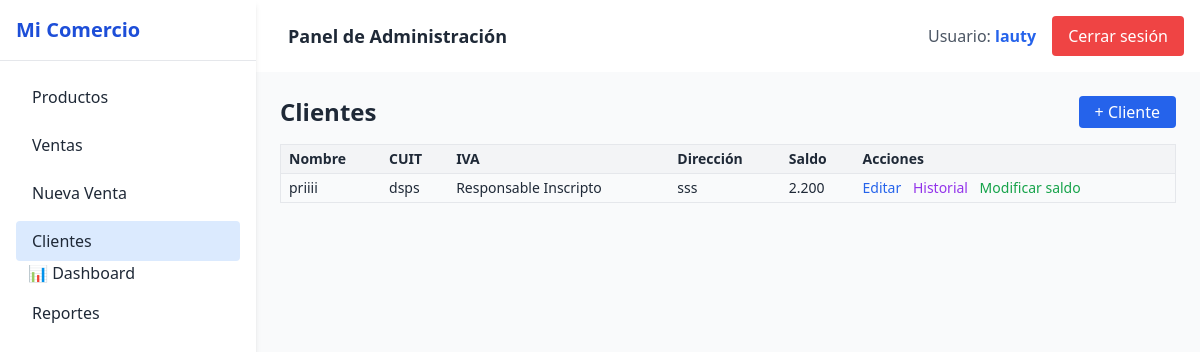
The page /ventas/lista_clientes/ (signed in) on the database its author committed.
### usuarios/models.py (models this page shows, shortened)
class Usuario(AbstractUser):
    empresa = models.ForeignKey(Empresa, on_delete=models.CASCADE, null=True, blank=True)

### ventas/models.py (models this page shows, shortened)
class Cliente(models.Model):
    nombre = models.CharField(max_length=100)
    cuit = models.CharField(max_length=20, blank=True, null=True)
    direccion = models.CharField(max_length=200, blank=True, null=True)
    saldo = models.DecimalField(default=0, max_digits=10, decimal_places=2)
    cuenta_corriente = models.BooleanField(default=True)
    condicion_iva = models.CharField(max_length=50, choices=[
        ('RI', 'Responsable Inscripto'),
        ('MT', 'Monotributista'),
        ('CF', 'Consumidor Final'),
        ('EX', 'Exento'),
    ], default='CF')
    empresa = models.ForeignKey(Empresa, on_delete=models.CASCADE)

### ventas/views.py (the view)
# urls.py: path('lista_clientes/', views.lista_clientes, name='lista_clientes'),
@login_required
def lista_clientes(request):
    clientes = Cliente.objects.filter(empresa=request.user.empresa)
    return render(request, 'ventas/lista_clientes.html', {'clientes': clientes})

### productos/templatetags/custom_filters.py (called while the page is built)
@register.filter
def formato_precio(value):
    if value is None:
        return ''
    try:
        value = float(value)
    except:
        return value
    if value.is_integer():
        return f"{int(value):,}".replace(",", ".")
    valor_str = f"{value}"
    entero, decimal = valor_str.split(".")
    entero = f"{int(entero):,}".replace(",", ".")
    decimal = decimal.rstrip("0")
    return f"{entero},{decimal}"

### ventas/templates/ventas/lista_clientes.html (shortened to what this page needs)
{% extends 'base.html' %}
{% load static %}
{% load custom_filters %}
{% block content %}
<div x-data="clienteData()" x-ref="mainScope" class="max-w-4xl mx-auto">
  <div class="flex justify-between items-center mb-4">
    <h2 class="text-2xl font-bold">Clientes</h2>
    <button @click="openModalNuevo = true" class="bg-blue-600 text-white px-4 py-1 rounded hover:bg-blue-700">+
      Cliente</button>
  </div>
  <table class="w-full table-auto text-sm border">
    <thead class="bg-gray-100 text-left">
      <tr>
        <th class="px-2 py-1">Nombre</th>
        <th class="px-2 py-1">CUIT</th>
        <th class="px-2 py-1">IVA</th>
        <th class="px-2 py-1">Dirección</th>
        <th class="px-2 py-1">Saldo</th>
        <th class="px-2 py-1">Acciones</th>
      </tr>
    </thead>
    <tbody id="clientes-body">
      {% for cliente in clientes %}
      <tr class="border-t" id="cliente-{{ cliente.id }}">
        <td class="px-2 py-1 nombre">{{ cliente.nombre }}</td>
        <td class="px-2 py-1 cuit">{{ cliente.cuit }}</td>
        <td class="px-2 py-1 iva">{{ cliente.get_condicion_iva_display }}</td>
        <td class="px-2 py-1 direccion">{{ cliente.direccion }}</td>
        <td class="px-2 py-1 saldo">{{ cliente.saldo|floatformat:0|formato_precio }}</td>
        <td class="px-2 py-1">
          <button class="text-blue-600 hover:underline" @click="
          clienteId = {{ cliente.id }};
          clienteNombre = '{{ cliente.nombre }}';
          clienteCUIT = '{{ cliente.cuit }}';
          clienteIVA = '{{ cliente.condicion_iva }}';
          clienteDireccion = '{{ cliente.direccion }}';
          openModal = true;
           ">
            Editar
          </button>
          <button @click="
           clienteId = {{ cliente.id }};
           clienteNombre = '{{ cliente.nombre }}';
           cargarHistorial(clienteId);
           openModalHistorial = true;
          " class="text-purple-600 hover:underline ml-2">
            Historial
          </button>
          <button @click="
          clienteId = {{ cliente.id }};
          clienteNombre = '{{ cliente.nombre }}';
          clienteSaldo = parseFloat(document.querySelector('#cliente-{{ cliente.id }} .saldo').textContent.replace('$','')) || 0;
          montoPago = clienteSaldo.toFixed(2);
          pagoTipo = 'total';
          // 👉 Forzamos mostrar el formato actualizado antes de abrir el modal
          document.getElementById('saldo-visible').textContent = clienteSaldo.toLocaleString('es-AR', { minimumFractionDigits: 0 });
          openModalSaldo = true" class="text-green-600 hover:underline ml-2">
            Modificar saldo
          </button>
        </td>
      </tr>
      {% endfor %}
    </tbody>
  </table>
  {% endblock %}

### templates/base.html (shortened to what this page needs)
<!DOCTYPE html>
<html lang="es">
<head>
    <script src="https://cdn.tailwindcss.com"></script>
</head>
<body class="bg-gray-100 min-h-screen text-gray-800" x-data="{ open: false }">
    <div class="flex">
        <aside x-cloak
            class="w-64 bg-white h-screen shadow-md fixed top-0 left-0 z-30 transform transition-transform duration-300 ease-in-out"
            :class="open ? 'translate-x-0' : '-translate-x-full md:translate-x-0'">
            <div class="p-4 text-xl font-bold text-blue-700 border-b border-gray-200">
                Mi Comercio
            </div>
            <nav class="p-4 space-y-2">
                <a href="{% url 'lista_productos' %}"
                    class="block py-2 px-4 rounded hover:bg-blue-100 {% if request.path == '/productos/' %}bg-blue-100{% endif %}">Productos</a>
                <a href="{% url 'lista_ventas' %}"
                    class="block py-2 px-4 rounded hover:bg-blue-100 {% if request.path == '/ventas/' %}bg-blue-100{% endif %}">Ventas</a>
                <a href="{% url 'nueva_venta' %}"
                    class="block py-2 px-4 rounded hover:bg-blue-100 {% if request.path == '/ventas/nueva/' %}bg-blue-100{% endif %}">Nueva
                    Venta</a>
                <a href="{% url 'lista_clientes' %}"
                    class="block py-2 px-4 rounded hover:bg-blue-100 {% if request.path == '/ventas/lista_clientes/' %}bg-blue-100{% endif %}">Clientes</a>
                <a href="{% url 'dashboard' %}" class="px-3 py-2 hover:bg-gray-200 rounded">📊 Dashboard</a>
                <a href="{% url 'reporte_diario' %}"
                    class="block py-2 px-4 rounded hover:bg-blue-100 {% if request.path == '/reportes/diario/' %}bg-blue-100{% endif %}">
                    Reportes</a>
            </nav>
        </aside>
        <div class="flex-1 min-h-screen flex flex-col ml-0 md:ml-64">
            <header class="bg-white shadow p-4 flex justify-between items-center">
                <div class="flex items-center space-x-4">
                    <div class="text-lg font-semibold">
                        {% block header %}Panel de Administración{% endblock %}
                    </div>
                </div>
                <div class="flex items-center space-x-4">
                    {% if user.is_authenticated %}
                    <span class="text-gray-600">Usuario: <strong class="text-blue-600">{{ user.username }}</strong></span>
                    <form method="post" action="{% url 'logout' %}">
                        <button type="submit"
                            class="bg-red-500 text-white px-4 py-2 rounded hover:bg-red-600 transition">
                            Cerrar sesión
                        </button>
                    </form>
                    {% else %}
                    <a href="{% url 'login' %}"
                        class="bg-blue-500 text-white px-4 py-2 rounded hover:bg-blue-600 transition">
                        Iniciar sesión
                    </a>
                    {% endif %}
                </div>
            </header>
            <main class="p-6 flex-1 bg-gray-50">
                {% block content %}{% endblock %}
            </main>
        </div>
    </div>
</body>
</html>

### rows shown on the page
Usuario: username "lauty"
Cliente: nombre "priiii", cuit "dsps", condicion_iva "Responsable Inscripto", direccion "sss", saldo "2.200"
